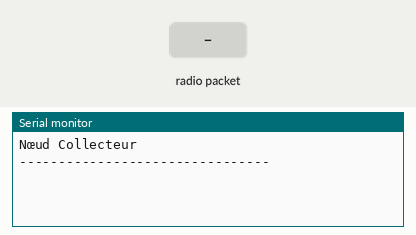
Bench run of a sketch on a simulated Arduino Uno, built with avr-gcc and run on an emulated ATmega328P. Shown: the last lines printed to the serial monitor. The inputs (shaded band) are chosen by the test bench. No radio packets arrive unless stated.

Above: at 1.2 s.
1.3 s: radio packet "0" arrives
At 1.8 s:
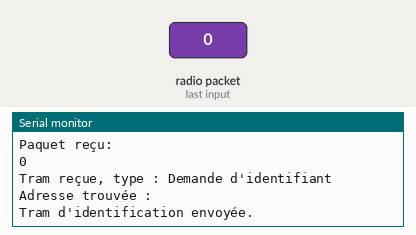
2.8 s: radio packet "2" arrives
At 2.88 s:
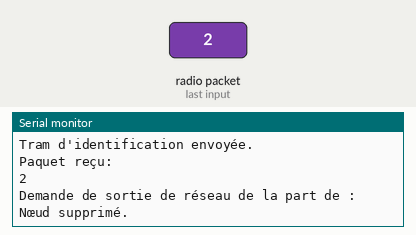
4.3 s: radio packet "3" arrives
At 4.9 s:
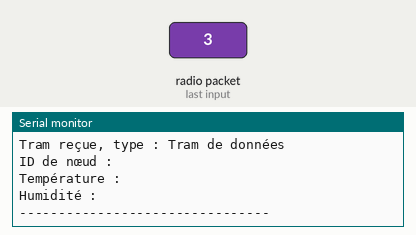

Measured:
- after the input at 1.3 s, the serial monitor: prints a new line at once (image 1)
- after the input at 2.8 s, the serial monitor: prints a new line at once (image 2)
- after the input at 4.3 s, the serial monitor: prints a new line at once (image 3)

The sketch:

collecteur.ino
```cpp
#include <SPI.h>
#include <LoRa.h>

#define sizeofdata 247
#define sizeoftram 255
#define Affect_ID 1 // Tram d'affectation d'ID

unsigned char local_ID[3] = {192, 168, 1}; // Identifiant local du nœud collecteur
String RTram = "";                          // Variable pour stocker la tram reçue sous forme de String
char STram[sizeoftram] = {0};               // Trame à envoyer
char data[sizeofdata];                      // Données à transmettre
char noeud_ID[8] = {0};                      // Tableau pour stocker les identifiants de nœuds affectés
String Adresses[8] = {""};                  // Tableau pour enregistrer les adresses de 8 nœuds
String AdresseActuelle = "";                // Variable pour stocker l'adresse actuelle lors de la réception d'une demande d'identification
String IP_ad = "";                          // Variable pour enregistrer l'identifiant lors de la réception d'une demande de sortie du réseau
String Data = "";                           // Variable pour enregistrer les données reçues lors de la réception d'une tram de données
volatile int nbr_noeud = 0;                 // Nombre actuel de nœuds enregistrés

// Fonction pour obtenir l'adresse à partir de la tram
String obtenir_Adresse(String tram) {
  String Adresse = (String)tram[1] + (String)tram[2] + (String)tram[3];
  return Adresse;
}

// Fonction pour obtenir l'ID à partir de la tram
String obtenir_ID(String tram) {
  String ID = "";
  for (int i = 1; i < 8; i++) {
    ID += (String)tram[i];
  }
  return ID;
}

// Fonction pour obtenir les données à partir de la tram
String obtenir_donnees(String tram) {
  String donnees = (String)tram[8] + (String)tram[9];
  return donnees;
}

// Fonction pour vérifier l'existence d'une adresse dans le tableau
int verifier_existence(String Adresse) {
  for (int i = 0; i < 8; i++) {
    if (Adresses[i] == Adresse) {
      Serial.print("Adresse trouvée : ");
      Serial.println(Adresse);
      return 1;
    }
  }
  Serial.print("Nouveau nœud - Adresse : ");
  Serial.println(Adresse);
  return 0;
}

// Fonction pour obtenir l'indice d'une adresse dans le tableau
int obtenir_indice(String Adresse) {
  for (int i = 0; i < 8; i++) {
    if (Adresses[i] == Adresse)
      return i;
  }
  return 8;
}

// Fonction pour configurer la tram d'envoi avec l'ID et l'adresse locale
void configurer_Tram(char Tram_ID, char Noeud_ID) {
  STram[0] = Tram_ID;
  STram[1] = local_ID[2];
  STram[2] = local_ID[1];
  STram[3] = local_ID[0];
  STram[4] = Noeud_ID;
  STram[5] = local_ID[1];
  STram[6] = local_ID[0];
  STram[7] = 0xFF;
}

// Fonction pour envoyer une tram
void envoyer_Tram(unsigned char *Tram) {
  unsigned int i = 0;
  LoRa.beginPacket();
  while (Tram[i] != 0xFF) {
    LoRa.print(Tram[i]);
    i++;
  }
  LoRa.endPacket();
}

// Fonction pour l'initialisation
void setup() {
  Serial.begin(9600);
  while (!Serial)
    ;
  Serial.println("Nœud Collecteur");
  Serial.println("--------------------------------");

  if (!LoRa.begin(866.7E6)) {
    Serial.println("Initialisation échouée");
    while (1)
      ;
  }
}

// Fonction pour la boucle principale
void loop() {
  int taille_paquet = LoRa.parsePacket();
  if (taille_paquet) {
    Serial.println("Paquet reçu:");
    int i = 0;
    while (LoRa.available()) {
      RTram += (char)LoRa.read();
    }
    Serial.println(RTram);

    switch (RTram[0]) {
      case '0':
        Serial.println("Tram reçue, type : Demande d'identifiant");
        AdresseActuelle = obtenir_Adresse(RTram);
        if (verifier_existence(AdresseActuelle) == 1) {
          int ind = obtenir_indice(AdresseActuelle);
          if (ind != 8)
          {
            configurer_Tram(Affect_ID, noeud_ID[ind]);
          }
          else
            configurer_Tram(Affect_ID, 0);
          envoyer_Tram(&STram[0]);
          Serial.println("Tram d'identification envoyée.");
          RTram = "";
          break;
        }
        if (nbr_noeud < 8) {
          Adresses[nbr_noeud] = AdresseActuelle;
          noeud_ID[nbr_noeud] = (char)(nbr_noeud + 2);
          nbr_noeud++;
        }
        configurer_Tram(Affect_ID, noeud_ID[nbr_noeud - 1]);
        envoyer_Tram(&STram[0]);
        Serial.println("Tram d'identification envoyée.");
        Serial.println("--------------------------------");
        Serial.println("--------------------------------");
        RTram = "";
        break;
      case '2':
        IP_ad = obtenir_ID(RTram);
        Serial.print("Demande de sortie de réseau de la part de : ");
        Serial.println(IP_ad);
        for (int i = 0; i < 8; i++) {
          if (noeud_ID[i] == IP_ad[7]) {
            noeud_ID[i] == "";
            Adresses[i] == "";
            nbr_noeud = i;
            Serial.println("Nœud supprimé.");
            Serial.println("--------------------------------");
            Serial.println("--------------------------------");

            break;
          }
        }
        RTram = "";
        break;
      case '3':
        Serial.println("Tram reçue, type : Tram de données");
        IP_ad = obtenir_ID(RTram);
        Serial.print("ID de nœud : ");
        Serial.println(IP_ad);
        Data = obtenir_donnees(RTram);

        Serial.print("Température : ");
        Serial.println((String)RTram[15] + (String)RTram[16]);

        Serial.print("Humidité : ");
        Serial.println((String)RTram[17] + (String)RTram[18]);
        Serial.println("--------------------------------");

        RTram = "";
        break;
      default:
        break;
    }
  }
}
```
